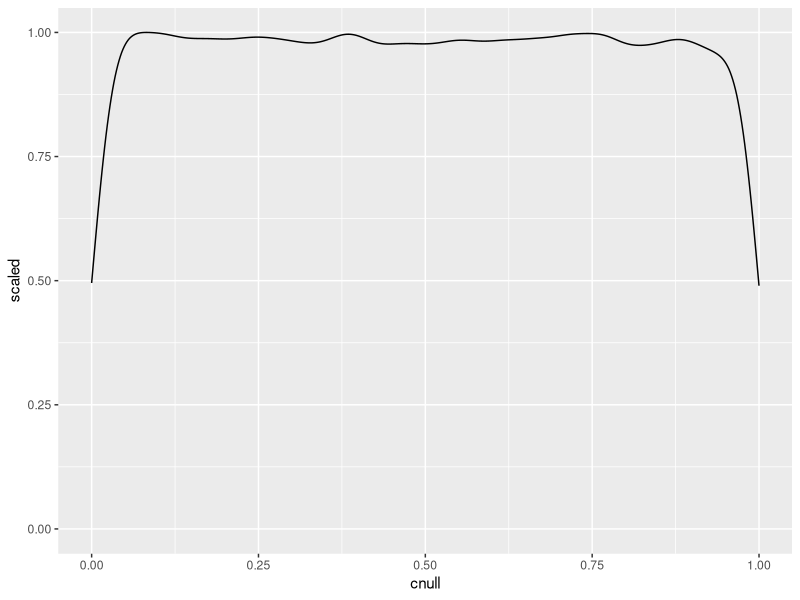
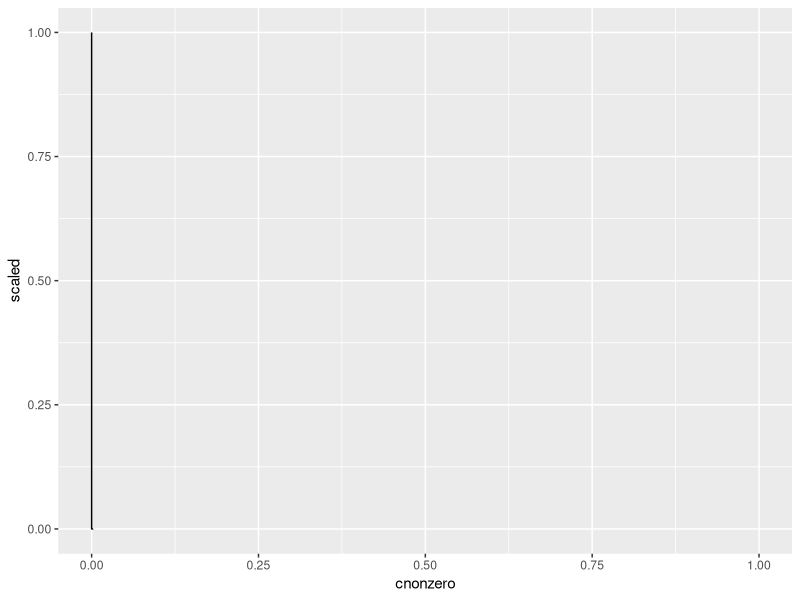

Here is the R script that generated these plots, in order:
## ---- chunk 1
library(tidyr)
library(dplyr)
library(purrr)
library(ggplot2)
## ---- chunk 2
sample_normal_vector <- function(n_len, c){
  rnorm(n = n_len, mean = 0, sd = 1) + c
}

N = 100000
n = 50
c_null = rep(0, times = N)
c_nonzero = rep(1, times = N)
sample_ndim_vectors <- function(c) sample_normal_vector(n, c)
vnorm_cnull <- map(c_null, sample_ndim_vectors)
vnorm_cnonzero <- map(c_nonzero, sample_ndim_vectors)
## ---- chunk 3
twotailed_pvalue <- function(ybar, n_len){
  zscore <- (ybar*sqrt(n_len)) |> abs()
  1 - 2*pnorm(-zscore)
}
onesided_pvalue <- function(c, ybar, n_len){
  zscore <- (ybar*sqrt(n_len))
  if(c > 0) {
    1 - pnorm(zscore)
  }else if(c < 0){
    pnorm(zscore)
  }else{
    twotailed_pvalue(ybar, nlen)
  }
}

sample_to_mean_cnull <- map_dbl(vnorm_cnull, sum)/n
sample_to_mean_cnonzero <- map_dbl(vnorm_cnonzero, sum)/n

pvalue_cnull <- modify(sample_to_mean_cnull, twotailed_pvalue, n_len = n)
pvalue_cnonzero <- map2_dbl(c_nonzero, sample_to_mean_cnonzero, onesided_pvalue, 
                          n_len = n)

data_pvalue <- data.frame(cnull = pvalue_cnull, cnonzero = pvalue_cnonzero)
## ---- chunk 4
ggplot(data = data_pvalue, aes(x = cnull)) +
  geom_density(aes(y = after_stat(scaled))) + 
  coord_cartesian(xlim = c(0,1), ylim = c(0,1))

ggplot(data = data_pvalue, aes(x = cnonzero)) +
  geom_density(aes(y = after_stat(scaled))) +
  coord_cartesian(xlim = c(0,1), ylim = c(0,1))
